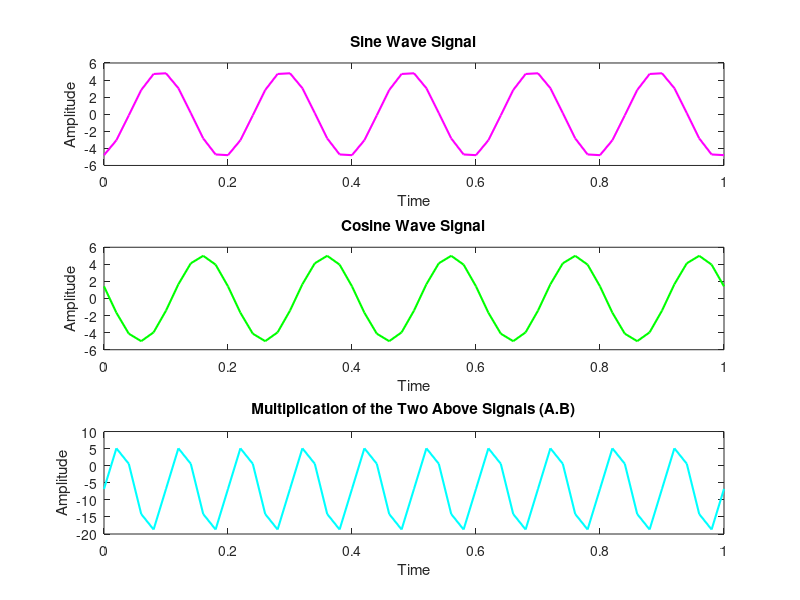

Here is the MATLAB script that generated this plot:
clc;
clear all;
close all;
A_amplitude=input('Enter the Amplitude of the Sine wave A:');
B_amplitude=input('Enter the Amplitude of the Sine wave B:');
frequency=input('Enter the Frequency f:');
phase_difference=input('Enter the Phase difference Q:');
t=0:0.02:1;
omega=2*pi*frequency;
A_signal=A_amplitude*sin(omega*t+phase_difference);
B_signal=B_amplitude*cos(omega*t-phase_difference);
C_signal=A_signal.*B_signal;
figure;
subplot(3, 1, 1);
plot(t, A_signal, 'm', 'linewidth', 1.5); 
xlabel('Time');
ylabel('Amplitude');
title('Sine Wave Signal');
subplot(3, 1, 2);
plot(t, B_signal, 'g', 'linewidth', 1.5); 
xlabel('Time');
ylabel('Amplitude');
title('Cosine Wave Signal');
subplot(3, 1, 3);
plot(t, C_signal, 'c', 'linewidth', 1.5); xlabel('Time');
ylabel('Amplitude');
title('Multiplication of the Two Above Signals (A.B)');
